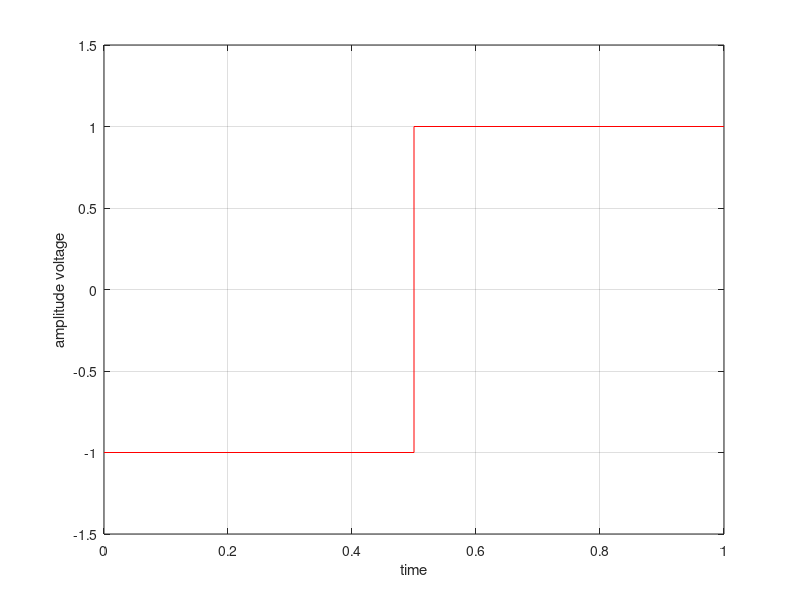

Here is the MATLAB script that generated this plot:
clc;
clear all;
data=input('');
N=length(data);

%unipolar=data;
%unipolar=[unipolar unipolar(end)];
%t=0:N;

%polarnzr=[];
%for i=1:N
%    if data(i)==1
%        polarnzr=[polarnzr 1];
%    else
%       polarnzr=[polarnzr -1]; 
%    end
    
%end
%polarnzr=[polarnzr polarnzr(end)];    
%t=0:N;

%polarinzr=[];
%a=1;
%for i=1:N
%    if data(i)==1
%        a=-a; 
 %   end
 %   polarinzr(i)=a;
%end
%polarinzr=[polarinzr polarinzr(end)];    
%t=0:N;


%polarrz=[];
%for i=1:N
%    if data(i)==1
%        polarrz=[polarrz data(i) 0];
%    else 
%         polarrz=[polarrz -1 0];
%    end
%end
%polarrz=[polarrz polarrz(end)];
%t=0:0.5:N;

manchester=[];
for i=1:N
    if data(i)==1
        manchester=[manchester 1 -1];
    else 
         manchester=[manchester -1 1];
    end
end
manchester=[manchester manchester(end)];
t=0:0.5:N;

% home work bipolar 

stairs(t,manchester,'r');
ylim([-1.5 1.5]);
xlim([0 N]);
xlabel('time');
ylabel('amplitude voltage');
grid on;
